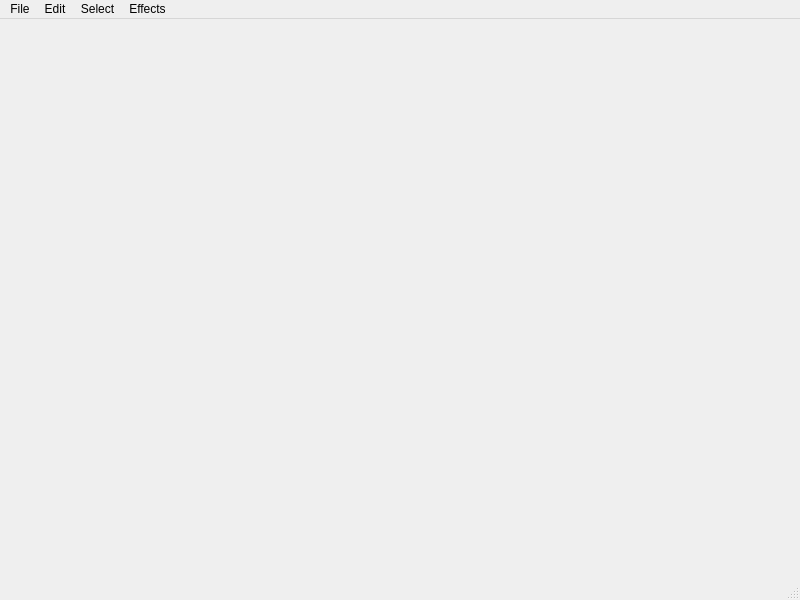
<?xml version="1.0" encoding="UTF-8"?>
<ui version="4.0">
 <class>PhotoTweaker</class>
 <widget class="QMainWindow" name="PhotoTweaker">
  <property name="geometry">
   <rect>
    <x>0</x>
    <y>0</y>
    <width>800</width>
    <height>600</height>
   </rect>
  </property>
  <property name="windowTitle">
   <string>photoTweaker</string>
  </property>
  <widget class="QWidget" name="centralwidget">
   <layout class="QVBoxLayout">
    <property name="spacing">
     <number>6</number>
    </property>
    <property name="margin">
     <number>9</number>
    </property>
   </layout>
  </widget>
  <widget class="QMenuBar" name="menubar">
   <property name="geometry">
    <rect>
     <x>0</x>
     <y>0</y>
     <width>800</width>
     <height>19</height>
    </rect>
   </property>
   <widget class="QMenu" name="menuOpen_Media">
    <property name="title">
     <string>File</string>
    </property>
    <addaction name="actionOpen"/>
    <addaction name="separator"/>
    <addaction name="actionSave"/>
    <addaction name="separator"/>
    <addaction name="actionQuit"/>
   </widget>
   <widget class="QMenu" name="menuSelect">
    <property name="title">
     <string>Select</string>
    </property>
    <addaction name="actionNothing"/>
    <addaction name="separator"/>
    <addaction name="actionMove"/>
    <addaction name="actionGrow"/>
    <addaction name="actionShrink"/>
    <addaction name="action_Left"/>
    <addaction name="action_Top"/>
    <addaction name="action_Down"/>
    <addaction name="action_Right"/>
   </widget>
   <widget class="QMenu" name="menuEdit">
    <property name="title">
     <string>Edit</string>
    </property>
    <addaction name="actionUndo"/>
    <addaction name="actionRedo"/>
    <addaction name="separator"/>
    <addaction name="actionPreferences_2"/>
   </widget>
   <widget class="QMenu" name="menuEffects">
    <property name="title">
     <string>Effects</string>
    </property>
   </widget>
   <addaction name="menuOpen_Media"/>
   <addaction name="menuEdit"/>
   <addaction name="menuSelect"/>
   <addaction name="menuEffects"/>
  </widget>
  <widget class="QStatusBar" name="statusbar"/>
  <action name="actionOpen">
   <property name="text">
    <string>Open</string>
   </property>
   <property name="shortcut">
    <string>Ctrl+O</string>
   </property>
   <property name="shortcutContext">
    <enum>Qt::WindowShortcut</enum>
   </property>
  </action>
  <action name="actionQuit">
   <property name="text">
    <string>Quit</string>
   </property>
   <property name="shortcut">
    <string>Ctrl+Q</string>
   </property>
  </action>
  <action name="actionAll">
   <property name="text">
    <string>All</string>
   </property>
   <property name="shortcut">
    <string>A</string>
   </property>
  </action>
  <action name="actionNothing">
   <property name="text">
    <string>None</string>
   </property>
   <property name="shortcut">
    <string>N</string>
   </property>
  </action>
  <action name="actionGrow">
   <property name="checkable">
    <bool>true</bool>
   </property>
   <property name="text">
    <string>Grow</string>
   </property>
   <property name="shortcut">
    <string>&gt;</string>
   </property>
  </action>
  <action name="actionShrink">
   <property name="checkable">
    <bool>true</bool>
   </property>
   <property name="text">
    <string>Shrink</string>
   </property>
   <property name="shortcut">
    <string>&lt;</string>
   </property>
  </action>
  <action name="action_Top">
   <property name="text">
    <string>... Up</string>
   </property>
   <property name="shortcut">
    <string>K</string>
   </property>
  </action>
  <action name="action_Down">
   <property name="text">
    <string>... Down</string>
   </property>
   <property name="shortcut">
    <string>J</string>
   </property>
  </action>
  <action name="actionMove">
   <property name="checkable">
    <bool>true</bool>
   </property>
   <property name="checked">
    <bool>true</bool>
   </property>
   <property name="text">
    <string>Move</string>
   </property>
   <property name="shortcut">
    <string>M</string>
   </property>
  </action>
  <action name="action_Left">
   <property name="text">
    <string>... Left</string>
   </property>
   <property name="shortcut">
    <string>H</string>
   </property>
  </action>
  <action name="action_Right">
   <property name="text">
    <string>... Right</string>
   </property>
   <property name="shortcut">
    <string>L</string>
   </property>
  </action>
  <action name="actionPreferences">
   <property name="text">
    <string>Preferences</string>
   </property>
  </action>
  <action name="actionUndo">
   <property name="text">
    <string>Undo</string>
   </property>
   <property name="shortcut">
    <string>Ctrl+Z</string>
   </property>
  </action>
  <action name="actionRedo">
   <property name="text">
    <string>Redo</string>
   </property>
   <property name="shortcut">
    <string>Ctrl+Shift+Z</string>
   </property>
  </action>
  <action name="actionCopy">
   <property name="text">
    <string>Copy</string>
   </property>
  </action>
  <action name="actionPreferences_2">
   <property name="text">
    <string>Preferences</string>
   </property>
  </action>
  <action name="actionSave">
   <property name="text">
    <string>Save</string>
   </property>
   <property name="shortcut">
    <string>Ctrl+S</string>
   </property>
  </action>
 </widget>
 <resources/>
 <connections/>
</ui>
